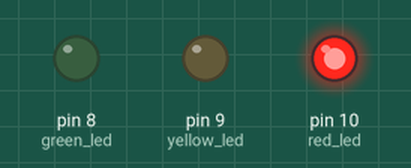
Recording of a sketch running on a simulated Arduino Uno, built with avr-gcc and run on an emulated ATmega328P. Parts: output pins drawn as LEDs (lit = HIGH).

Above: at 0.05 s.
At 1.0 s:
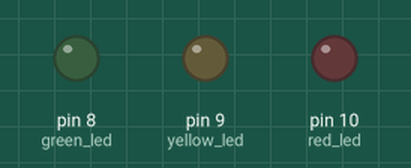
At 4.5 s:
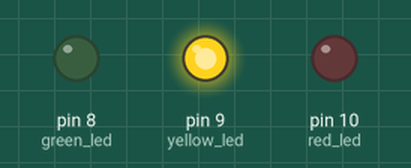
At 57.8 s:
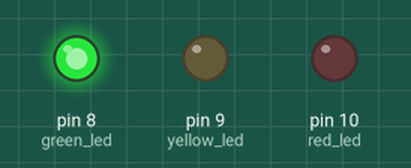
Timing chart, 0 to 62.8 s (numbered marks = the images above):
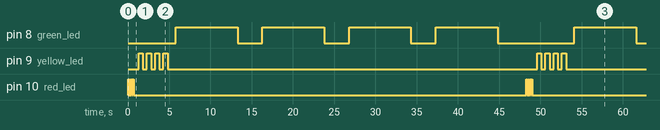

The sketch:

basic_Led_Delay.ino
```cpp
int red_led=10;
int yellow_led=9;
int green_led=8;

void setup()
{
  pinMode(red_led, OUTPUT);
  pinMode(yellow_led, OUTPUT);
  pinMode(green_led, OUTPUT);
}

void red_count(int count){
  int i=0;
  while(i<=count){
  	digitalWrite(red_led,HIGH);
    delay(100);
    digitalWrite(red_led,LOW);
    delay (100);
    i++;
  }
}
void yellow_count(int count){
  int i=0;
  while(i<=count){
  	digitalWrite(yellow_led,HIGH);
    delay(500);
    digitalWrite(yellow_led,LOW);
    delay (500);
    i++;
  }
}
void green_count(int count){
  int i=0;
  while(i<=count){
  	digitalWrite(green_led,HIGH);
    delay(7500);
    digitalWrite(green_led,LOW);
    delay (3000);
    i++;
  }
}

void loop()
{
  red_count(3);
  delay(500);

  yellow_count(3);
  delay(500);

  green_count(3);
  delay(500);

}
```

Measured:
- by itself, pin 8 (green_led): repeats every 48.3 s: 3 × (LOW 3.0 s, HIGH 7.5 s), LOW 9.3 s, HIGH 7.5 s
- by itself, pin 9 (yellow_led): repeats every 48.3 s: 3 × (LOW 0.50 s, HIGH 0.50 s), LOW 44.8 s, HIGH 0.50 s
- by itself, pin 10 (red_led): repeats every 48.3 s: 3 × (LOW 0.10 s, HIGH 0.10 s), LOW 47.6 s, HIGH 0.10 s
